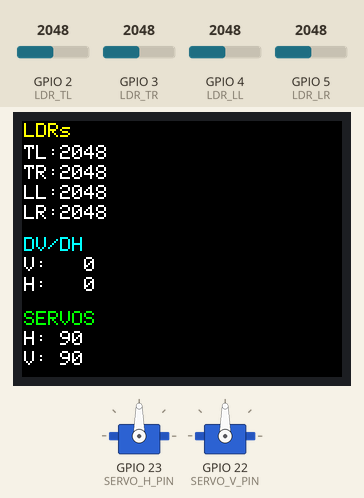
A sketch run on a simulated ESP32. Parts: 160×128 colour display, 2 × servo. The inputs (shaded band) are chosen by the test bench; at power-on: GPIO 2 (LDR_TL) = 2048, GPIO 3 (LDR_TR) = 2048, GPIO 4 (LDR_LL) = 2048, GPIO 5 (LDR_LR) = 2048.

Above: at 2.3 s.
2.4 s: GPIO 2 (LDR_TL) set to 2182
At 3.4 s:
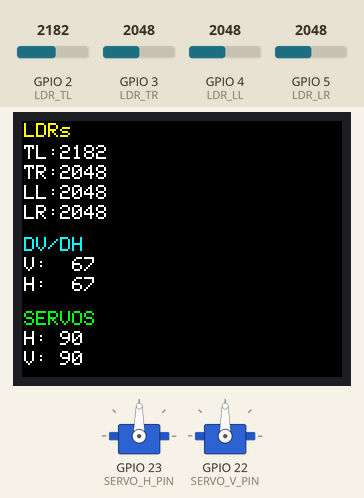
5.4 s: GPIO 2 (LDR_TL) set to 2260
At 7.6 s:
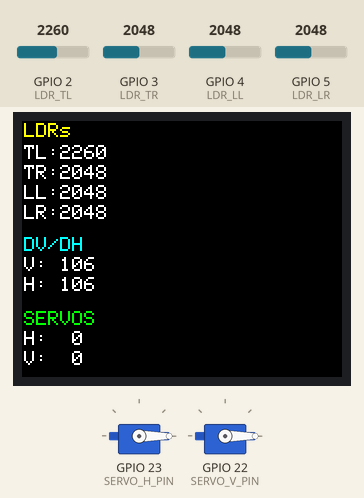
8.1 s: GPIO 3 (LDR_TR) set to 2400
At 9.0 s:
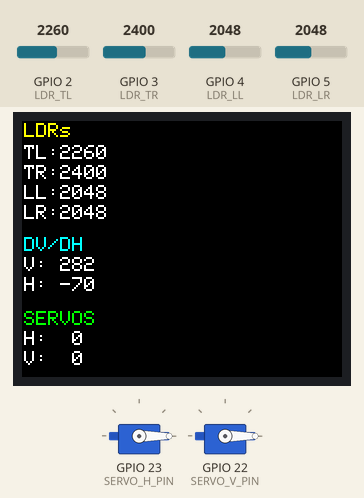
11.1 s: GPIO 3 (LDR_TR) set to 2493
At 13.6 s:
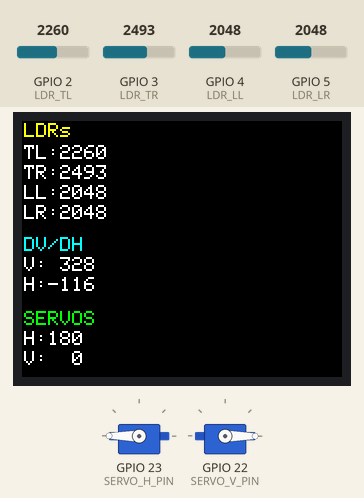
13.8 s: GPIO 4 (LDR_LL) set to 2419
At 14.6 s:
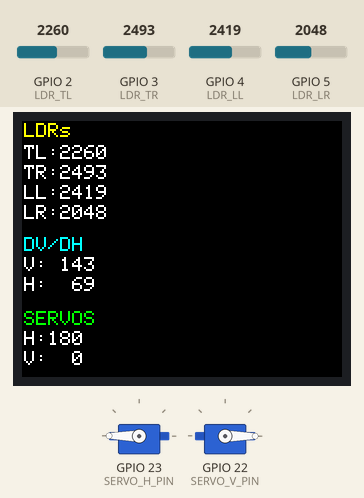
16.8 s: GPIO 4 (LDR_LL) set to 2527
At 19.5 s:
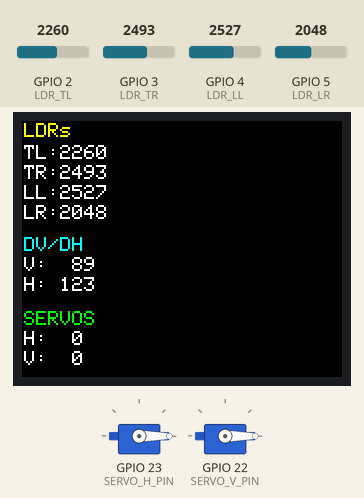
Timing chart, 0 to 20.8 s (numbered marks = the images above; inputs shaded):
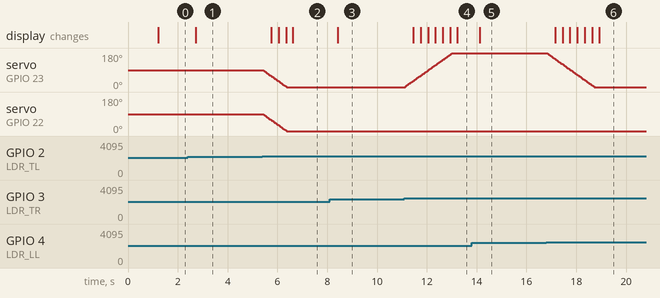

The sketch:

servos.ino
```cpp
#include <ESP32Servo.h>
#include <Adafruit_GFX.h>
#include <Adafruit_ST7735.h>
#include <SPI.h>

// ====== TFT ======
#define TFT_CS   20
#define TFT_DC   19
#define TFT_RST  18
#define TFT_SCK  15
#define TFT_MOSI 9

SPIClass spi = SPIClass(FSPI);
Adafruit_ST7735 tft = Adafruit_ST7735(&spi, TFT_CS, TFT_DC, TFT_RST);

// ====== SERVOS ======
#define SERVO_H_PIN 23
#define SERVO_V_PIN 22

Servo servoH;
Servo servoV;

// ====== LDRs ======
#define LDR_TL 2   // Top Left
#define LDR_TR 3   // Top Right
#define LDR_LL 4   // Bottom Left
#define LDR_LR 5   // Bottom Right

// ====== VARIÁVEIS ======
int servohori = 90;
int servovert = 90;

int tl, tr, ll, lr;
int dvert, dhoriz;

unsigned long lastServo = 0;
unsigned long lastTFT = 0;
const unsigned long servoInterval = 10;
const unsigned long tftInterval   = 300;

int tol = 90;  // tolerância

// ====== SETUP ======
void setup() {

  spi.begin(TFT_SCK, -1, TFT_MOSI);

  tft.initR(INITR_BLACKTAB);
  tft.setRotation(1);
  tft.fillScreen(ST77XX_BLACK);

  tft.setTextColor(ST77XX_GREEN);
  tft.setCursor(10,10);
  tft.println("SUN TRACKER");
  delay(1000);
  tft.fillScreen(ST77XX_BLACK);

  servoH.attach(SERVO_H_PIN);
  servoV.attach(SERVO_V_PIN);

  servoH.write(servohori);
  servoV.write(servovert);
}

// ====== LOOP ======
void loop() {
  unsigned long now = millis();

  if (now - lastServo >= servoInterval) {
    lastServo = now;
    atualizarServos();
  }

  if (now - lastTFT >= tftInterval) {
    lastTFT = now;
    atualizarTFT();
  }
}

// ====== SERVOS ======
void atualizarServos() {

  tl = analogRead(LDR_TL);
  tr = analogRead(LDR_TR);
  ll = analogRead(LDR_LL);
  lr = analogRead(LDR_LR);

  int avT = (tl + tr) / 2;
  int avB = (ll + lr) / 2;
  int avL = (tl + ll) / 2;
  int avR = (tr + lr) / 2;

  dvert  = avT - avB;
  dhoriz = avL - avR;

  // ===== VERTICAL =====
  if (abs(dvert) > tol) {
    if (avT > avB) servovert--;    // luz em cima → subir
    else           servovert++;    // luz em baixo → descer
  }
  servovert = constrain(servovert, 0, 180);
  servoV.write(servovert);

  // ===== HORIZONTAL =====
  if (abs(dhoriz) > tol) {
    if (avL > avR) servohori--;    // luz à esquerda
    else           servohori++;    // luz à direita
  }
  servohori = constrain(servohori, 0, 180);
  servoH.write(servohori);
}

// ====== TFT ======
void atualizarTFT() {
  tft.fillScreen(ST77XX_BLACK);
  tft.setTextSize(1);

  tft.setTextColor(ST77XX_YELLOW);
  tft.setCursor(1, 1);
  tft.println("LDRs");

  tft.setTextColor(ST77XX_WHITE);
  tft.setCursor(1, 12);  tft.printf("TL:%4d", tl);
  tft.setCursor(1, 22);  tft.printf("TR:%4d", tr);
  tft.setCursor(1, 32);  tft.printf("LL:%4d", ll);
  tft.setCursor(1, 42);  tft.printf("LR:%4d", lr);

  tft.setTextColor(ST77XX_CYAN);
  tft.setCursor(1, 58);
  tft.println("DV/DH");

  tft.setTextColor(ST77XX_WHITE);
  tft.setCursor(1, 68);  tft.printf("V:%4d", dvert);
  tft.setCursor(1, 78);  tft.printf("H:%4d", dhoriz);

  tft.setTextColor(ST77XX_GREEN);
  tft.setCursor(1, 95);
  tft.println("SERVOS");

  tft.setTextColor(ST77XX_WHITE);
  tft.setCursor(1, 105);  tft.printf("H:%3d", servohori);
  tft.setCursor(1, 115);  tft.printf("V:%3d", servovert);
}
```

Measured:
- the behaviour switches between 2229 and 2230 on GPIO 2 (LDR_TL) (found by bisection; images 1 and 2)
- the behaviour switches between 2441 and 2442 on GPIO 3 (LDR_TR) (found by bisection; images 3 and 4)
- the behaviour switches between 2461 and 2462 on GPIO 4 (LDR_LL) (found by bisection; images 5 and 6)
- after the input at 2.4 s, the display: changes after 0.31 s (image 1)
- after the input at 5.4 s, servo on GPIO 23 (SERVO_H_PIN), servo on GPIO 22 (SERVO_V_PIN): moves from 90° to 0° over 0.94 s, starting at once; the display: first changes after 0.35 s (image 2 shows a later state)
- after the input at 8.1 s, the display: changes after 0.32 s (image 3)
- after the input at 11.1 s, servo on GPIO 23 (SERVO_H_PIN): moves from 0° to 180° over 1.9 s, starting at once; the display: first changes after 0.35 s (image 4 shows a later state)
- after the input at 13.8 s, the display: changes after 0.32 s (image 5)
- after the input at 16.8 s, servo on GPIO 23 (SERVO_H_PIN): moves from 180° to 0° over 1.9 s, starting at once; the display: first changes after 0.35 s (image 6 shows a later state)
